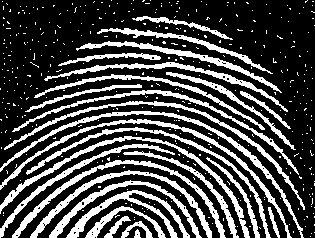
#> input picture Study Stuffs/School/Digital Image Processing/Project-09/fingerprint.jpeg, 315 x 238 px
$ jupyter execute Fingerprint-Image-Morphological-Filtering.ipynb
#> lines starting #> are read from the running program, lines starting #| are printed output that depends on the picture
[cell 1]
import cv2
import numpy as np
import matplotlib.pyplot as plt

[cell 2]
img = cv2.imread('fingerprint.jpeg',0)
#> img is the input picture: shape (238, 315); min 0, max 255, mean 72.8
kernel = np.ones((3,3), np.uint8)

img_erosion = cv2.erode(img, kernel, iterations=1)
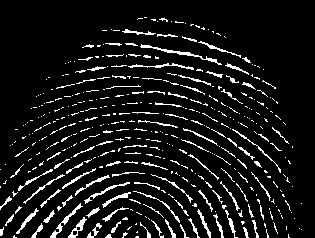
#> img_erosion: shape (238, 315); min 0, max 255, mean 22.8
img_dilation = cv2.dilate(img, kernel, iterations=1)
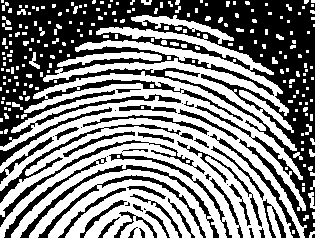
#> img_dilation: shape (238, 315); min 0, max 255, mean 132.4
img_opening = cv2.morphologyEx(img, cv2.MORPH_OPEN, kernel)
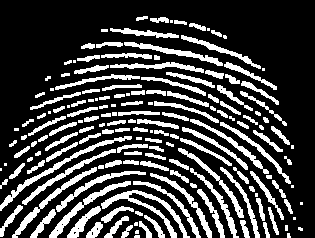
#> img_opening: shape (238, 315); min 0, max 255, mean 64.5
img_closing = cv2.morphologyEx(img, cv2.MORPH_CLOSE, kernel)

[cell 3]
plt.figure(dpi=100,figsize=(6,6))
plt.imshow(img,cmap='gray')

[cell 4]
fig,axes = plt.subplots(2,2,figsize=(16,16))

axes[0][0].imshow(img_closing,cmap='gray')
axes[0][0].title.set_text('Closing')
axes[1][1].imshow(img_opening,cmap='gray')
axes[1][1].title.set_text('Opening')
axes[0][1].imshow(img_erosion,cmap='gray')
axes[0][1].title.set_text('Erosion')
axes[1][0].imshow(img_dilation,cmap='gray')
axes[1][0].title.set_text('Dilation')

fig.subplots_adjust(
    wspace=0.1, # ini space width nya
    hspace=0.1, # ini space height
);
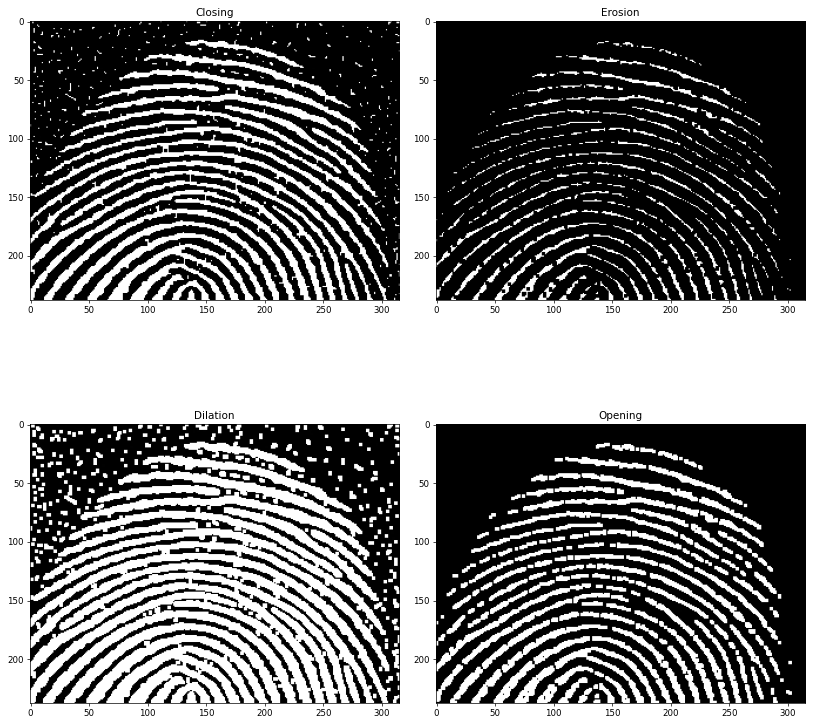
#> figure drawn by matplotlib, 4 panels

$ run again, with Study Stuffs/School/Digital Image Processing/Project-09/Closing.png saved as Study Stuffs/School/Digital Image Processing/Project-09/fingerprint.jpeg
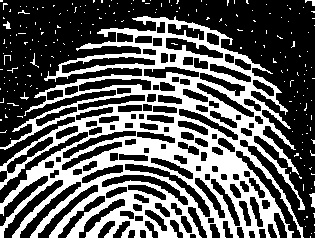
#> input picture Study Stuffs/School/Digital Image Processing/Project-09/Closing.png, 315 x 238 px
#> img is the input picture: shape (238, 315); min 0, max 255, mean 93
#> `img_dilation = cv2.dilate(img, kernel, iterations=1)`:
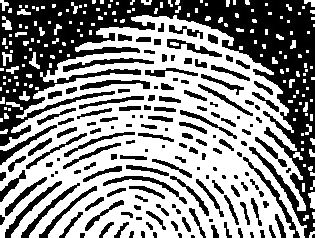
#> img_dilation: shape (238, 315); min 0, max 255, mean 143
#> `[cell 4] fig,axes = plt.subplots(2,2,figsize=(16,16))  axes[0][0].imsh..`:
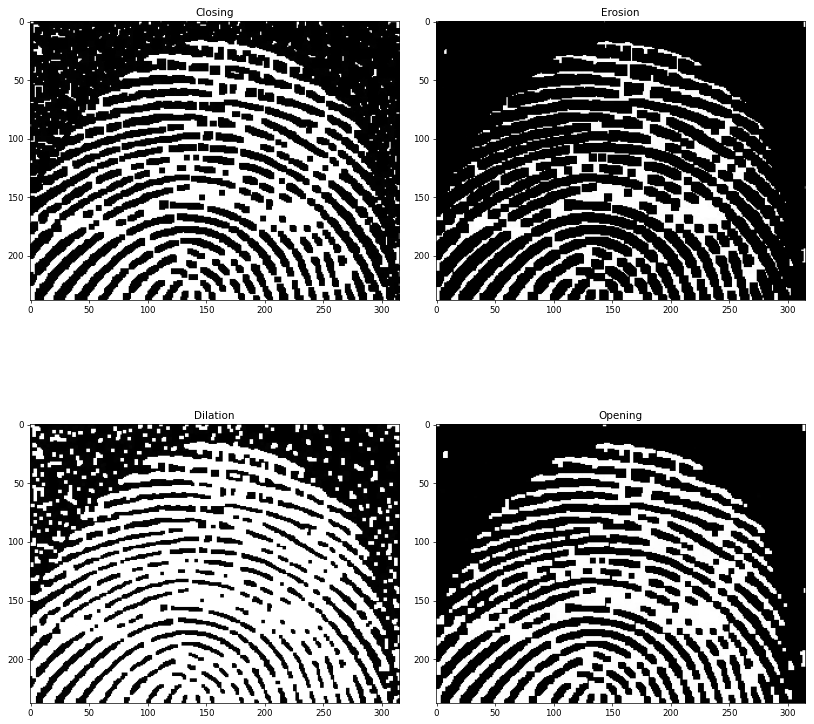
#> figure drawn by matplotlib, 4 panels
